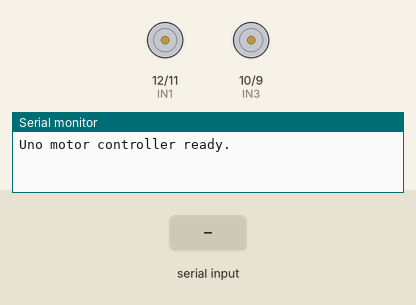
This program was run on a simulated Arduino Uno, built with avr-gcc and run on an emulated ATmega328P. On the bench: motor-driver pin pairs drawn as motors (green arrow = first pin HIGH = forward, orange = second pin HIGH = backward, longer = more drive, scaled by the enable pin), the last lines printed to the serial monitor. The inputs (shaded band) are chosen by the test bench.

Above: at 1.2 s.
1.3 s: "F" received over the second serial link
At 2.0 s:
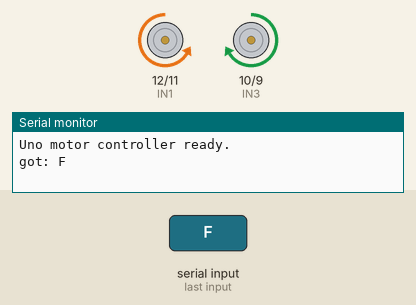
3.8 s: "B" received over the second serial link
At 4.6 s:
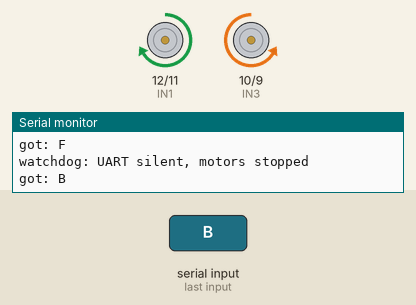
6.3 s: "L" received over the second serial link
At 7.1 s:
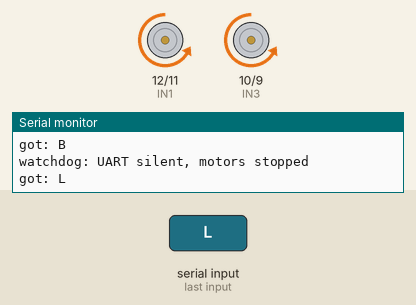
8.8 s: "R" received over the second serial link
At 9.6 s:
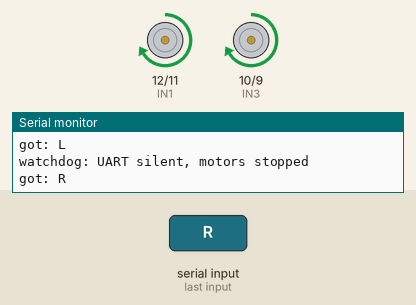
Timing chart, 0 to 11.8 s (numbered marks = the images above; inputs shaded):
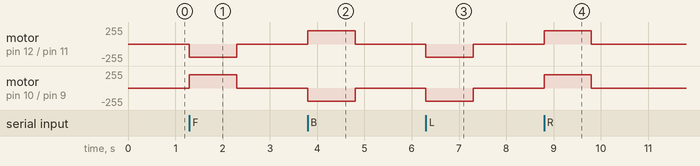

Measured:
- after the input at 1.3 s, motor on pin 12 (IN1) / pin 11 (IN2): stopped → backward 200/255 at once, → stopped 1.0 s later; motor on pin 10 (IN3) / pin 9 (IN4): stopped → forward 200/255 at once, → stopped 1.0 s later
- after the input at 3.8 s, motor on pin 12 (IN1) / pin 11 (IN2): stopped → forward 200/255 at once, → stopped 1.0 s later; motor on pin 10 (IN3) / pin 9 (IN4): stopped → backward 200/255 at once, → stopped 1.0 s later
- after the input at 6.3 s, motor on pin 12 (IN1) / pin 11 (IN2), motor on pin 10 (IN3) / pin 9 (IN4): stopped → backward 200/255 at once, → stopped 1.0 s later
- after the input at 8.8 s, motor on pin 12 (IN1) / pin 11 (IN2), motor on pin 10 (IN3) / pin 9 (IN4): stopped → forward 200/255 at once, → stopped 1.0 s later

The program:

main.cpp
```cpp
// ===========================================================================
//  Arduino Uno  —  L298N motor driver
//  Listens for single-char commands from the ESP32-CAM and drives the motors.
//    F = forward   B = back   L = left   R = right   S = stop
//    T = turbo speed (PWM 255)   N = normal speed (PWM 200, boot default)
//
//  Failsafe: while moving, if no UART byte arrives for WATCHDOG_MS the motors
//  stop. The ESP32 re-sends the active drive command every 300 ms, so a
//  healthy link never trips this; repeated characters are a no-op refresh.
//
//  Wiring to ESP32-CAM:
//    ESP32 GPIO13 (TX) -> Uno pin 2 (SoftwareSerial RX)
//    ESP32 GND         -> Uno GND   (common ground is REQUIRED)
//  We use SoftwareSerial on pins 2/3 so the USB serial (pins 0/1) stays free
//  for uploading and debugging.
// ===========================================================================

#include <Arduino.h>
#include <SoftwareSerial.h>

// --- L298N pins ---
const int IN1 = 12;  // right motor (OUT1/OUT2)
const int IN2 = 11;
const int IN3 = 10;  // left motor (OUT3/OUT4)
const int IN4 = 9;
const int ENA = 6;   // enable / speed (PWM)
const int ENB = 5;

const int SPEED_NORMAL = 200; // 0-255 PWM duty (boot default)
const int SPEED_TURBO  = 255;

const unsigned long WATCHDOG_MS = 1000; // stop if UART silent this long while moving

SoftwareSerial espSerial(2, 3); // RX = 2 (from ESP32 TX), TX = 3 (unused)

int speedLevel = SPEED_NORMAL;
char moveState = 'S';           // current motion (S = stopped)
unsigned long lastRxMs = 0;     // last time any UART byte arrived

void stopMotors() {
  digitalWrite(IN1, LOW); digitalWrite(IN2, LOW);
  digitalWrite(IN3, LOW); digitalWrite(IN4, LOW);
  analogWrite(ENA, 0);    analogWrite(ENB, 0);
  moveState = 'S';
}

// --- Motor direction --------------------------------------------------------
// The two gear motors are mounted FACING EACH OTHER (mirror image), so the same
// electrical polarity spins them in OPPOSITE directions in the real world. We
// encode that mirroring in ONE place below: setLeft()/setRight() take a
// WORLD-space direction (+1 = that wheel drives the car forward, -1 = back,
// 0 = coast). The right motor's pins are simply the inverse of the left's.
//
// Tuning if a direction comes out wrong:
//   * Whole car drives backwards on 'F'  -> swap BOTH lines: flip LEFT_FWD and RIGHT_FWD.
//   * Only one side runs the wrong way   -> flip just that side's constant.
//   * Left/right turns swapped           -> swap the L and R cases in handle().
const bool LEFT_FWD  = HIGH;  // left motor (IN3/IN4): forward = IN3 LEFT_FWD , IN4 !LEFT_FWD
const bool RIGHT_FWD = LOW;   // right motor (IN1/IN2): forward = IN1 RIGHT_FWD, IN2 !RIGHT_FWD (whole right channel reversed to match left)

void setLeft(int dir) {   // IN3/IN4, enabled by ENB
  if (dir == 0) { digitalWrite(IN3, LOW); digitalWrite(IN4, LOW); return; }
  bool fwd = dir > 0;
  digitalWrite(IN3, fwd ?  LEFT_FWD : !LEFT_FWD);
  digitalWrite(IN4, fwd ? !LEFT_FWD :  LEFT_FWD);
}

void setRight(int dir) {  // IN1/IN2, enabled by ENA
  if (dir == 0) { digitalWrite(IN1, LOW); digitalWrite(IN2, LOW); return; }
  bool fwd = dir > 0;
  digitalWrite(IN1, fwd ?  RIGHT_FWD : !RIGHT_FWD);
  digitalWrite(IN2, fwd ? !RIGHT_FWD :  RIGHT_FWD);
}

void drive(int leftDir, int rightDir) {
  setLeft(leftDir);
  setRight(rightDir);
  analogWrite(ENA, speedLevel); analogWrite(ENB, speedLevel);
}

void forward()  { drive(+1, +1); }  // both wheels roll the car forward
void backward() { drive(-1, -1); }  // both wheels roll the car backward
void left()     { drive(-1, +1); }  // spin in place: left back, right forward
void right()    { drive(+1, -1); }  // spin in place: left forward, right back

// Re-apply PWM so a speed change takes effect on motion already in progress.
void applySpeed() {
  if (moveState != 'S') {
    analogWrite(ENA, speedLevel);
    analogWrite(ENB, speedLevel);
  }
}

void handle(char c) {
  switch (c) {
    case 'F': moveState = c; forward();  break;
    case 'B': moveState = c; backward(); break;
    case 'L': moveState = c; left();     break;
    case 'R': moveState = c; right();    break;
    case 'T': speedLevel = SPEED_TURBO;  applySpeed(); break;
    case 'N': speedLevel = SPEED_NORMAL; applySpeed(); break;
    case 'S':
    default:  stopMotors(); break;
  }
}

void setup() {
  pinMode(IN1, OUTPUT); pinMode(IN2, OUTPUT);
  pinMode(IN3, OUTPUT); pinMode(IN4, OUTPUT);
  pinMode(ENA, OUTPUT); pinMode(ENB, OUTPUT);
  stopMotors();

  Serial.begin(9600);     // USB debug
  espSerial.begin(9600);  // from ESP32
  Serial.println("Uno motor controller ready.");
}

void loop() {
  if (espSerial.available()) {
    char c = espSerial.read();
    handle(c);
    lastRxMs = millis();
    Serial.print("got: "); Serial.println(c);
  }

  // Watchdog: ESP32 gone quiet while we're moving -> stop.
  if (moveState != 'S' && (millis() - lastRxMs) > WATCHDOG_MS) {
    stopMotors();
    Serial.println("watchdog: UART silent, motors stopped");
  }
}
```
